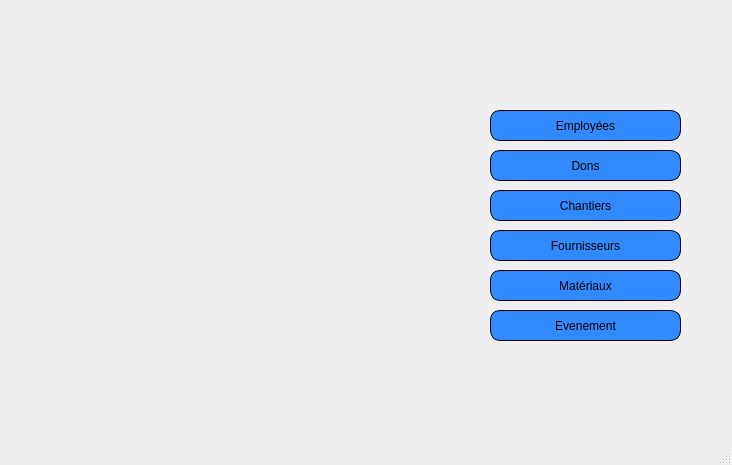
<?xml version="1.0" encoding="UTF-8"?>
<ui version="4.0">
 <class>MainWindow</class>
 <widget class="QMainWindow" name="MainWindow">
  <property name="geometry">
   <rect>
    <x>0</x>
    <y>0</y>
    <width>732</width>
    <height>465</height>
   </rect>
  </property>
  <property name="windowTitle">
   <string>MainWindow</string>
  </property>
  <widget class="QWidget" name="centralwidget">
   <widget class="QStackedWidget" name="stackedWidget">
    <property name="geometry">
     <rect>
      <x>0</x>
      <y>100</y>
      <width>731</width>
      <height>361</height>
     </rect>
    </property>
    <property name="currentIndex">
     <number>1</number>
    </property>
    <widget class="QWidget" name="page">
     <widget class="QLineEdit" name="utilisateur">
      <property name="geometry">
       <rect>
        <x>520</x>
        <y>110</y>
        <width>141</width>
        <height>51</height>
       </rect>
      </property>
      <property name="styleSheet">
       <string notr="true">  width: 200%;

  margin: 10px 0;

  border-radius: 10px;</string>
      </property>
     </widget>
     <widget class="QLineEdit" name="motdepasse">
      <property name="geometry">
       <rect>
        <x>520</x>
        <y>150</y>
        <width>141</width>
        <height>51</height>
       </rect>
      </property>
      <property name="styleSheet">
       <string notr="true">  width: 200%;

  margin: 10px 0;

  border-radius: 10px;</string>
      </property>
      <property name="echoMode">
       <enum>QLineEdit::Password</enum>
      </property>
     </widget>
     <widget class="QPushButton" name="connection">
      <property name="geometry">
       <rect>
        <x>610</x>
        <y>220</y>
        <width>91</width>
        <height>31</height>
       </rect>
      </property>
      <property name="styleSheet">
       <string notr="true">  background-color: qlineargradient(x1: 0, y1: 0, x2: 0, y2: 1,
                                       stop: 0 #dadbde, stop: 1 #f6f7fa);</string>
      </property>
      <property name="text">
       <string>PushButton</string>
      </property>
     </widget>
     <widget class="QLabel" name="label">
      <property name="geometry">
       <rect>
        <x>0</x>
        <y>0</y>
        <width>731</width>
        <height>321</height>
       </rect>
      </property>
      <property name="text">
       <string/>
      </property>
      <property name="pixmap">
       <pixmap resource="ressources.qrc">:/images/img/Untitled-2.jpg</pixmap>
      </property>
     </widget>
     <widget class="QLabel" name="label_4">
      <property name="geometry">
       <rect>
        <x>530</x>
        <y>0</y>
        <width>121</width>
        <height>111</height>
       </rect>
      </property>
      <property name="text">
       <string/>
      </property>
      <property name="pixmap">
       <pixmap resource="ressources.qrc">:/images/img/eeeeeeee.png</pixmap>
      </property>
     </widget>
     <zorder>label</zorder>
     <zorder>utilisateur</zorder>
     <zorder>motdepasse</zorder>
     <zorder>connection</zorder>
     <zorder>label_4</zorder>
    </widget>
    <widget class="QWidget" name="page_2">
     <widget class="QPushButton" name="gestion_employe">
      <property name="geometry">
       <rect>
        <x>490</x>
        <y>10</y>
        <width>191</width>
        <height>31</height>
       </rect>
      </property>
      <property name="styleSheet">
       <string notr="true">border: 1px solid black;
border-radius: 10px;
padding: 0 8px;
background: #318aff;
font: bold, &quot;Arial&quot;;;
text-align:center;</string>
      </property>
      <property name="text">
       <string>Employées</string>
      </property>
     </widget>
     <widget class="QPushButton" name="gestion_dons">
      <property name="geometry">
       <rect>
        <x>490</x>
        <y>50</y>
        <width>191</width>
        <height>31</height>
       </rect>
      </property>
      <property name="styleSheet">
       <string notr="true">border: 1px solid black;
border-radius: 10px;
padding: 0 8px;
background: #318aff;
font: bold, &quot;Arial&quot;;;
text-align:center;</string>
      </property>
      <property name="text">
       <string>Dons</string>
      </property>
     </widget>
     <widget class="QPushButton" name="pushButton_5">
      <property name="geometry">
       <rect>
        <x>490</x>
        <y>90</y>
        <width>191</width>
        <height>31</height>
       </rect>
      </property>
      <property name="styleSheet">
       <string notr="true">border: 1px solid black;
border-radius: 10px;
padding: 0 8px;
background: #318aff;
font: bold, &quot;Arial&quot;;;
text-align:center;</string>
      </property>
      <property name="text">
       <string>Chantiers</string>
      </property>
     </widget>
     <widget class="QPushButton" name="gestion_fournisseurs">
      <property name="geometry">
       <rect>
        <x>490</x>
        <y>130</y>
        <width>191</width>
        <height>31</height>
       </rect>
      </property>
      <property name="styleSheet">
       <string notr="true">border: 1px solid black;
border-radius: 10px;
padding: 0 8px;
background: #318aff;
font: bold, &quot;Arial&quot;;;
text-align:center;</string>
      </property>
      <property name="text">
       <string>Fournisseurs</string>
      </property>
     </widget>
     <widget class="QPushButton" name="gestion_materiaux">
      <property name="geometry">
       <rect>
        <x>490</x>
        <y>170</y>
        <width>191</width>
        <height>31</height>
       </rect>
      </property>
      <property name="styleSheet">
       <string notr="true">border: 1px solid black;
border-radius: 10px;
padding: 0 8px;
background: #318aff;
font: bold, &quot;Arial&quot;;;
text-align:center;</string>
      </property>
      <property name="text">
       <string>Matériaux</string>
      </property>
     </widget>
     <widget class="QPushButton" name="gestion_evenement">
      <property name="geometry">
       <rect>
        <x>490</x>
        <y>210</y>
        <width>191</width>
        <height>31</height>
       </rect>
      </property>
      <property name="styleSheet">
       <string notr="true">border: 1px solid black;
border-radius: 10px;
padding: 0 8px;
background: #318aff;
font: bold, &quot;Arial&quot;;;
text-align:center;</string>
      </property>
      <property name="text">
       <string>Evenement</string>
      </property>
     </widget>
     <widget class="QLabel" name="label_3">
      <property name="geometry">
       <rect>
        <x>0</x>
        <y>0</y>
        <width>731</width>
        <height>331</height>
       </rect>
      </property>
      <property name="text">
       <string/>
      </property>
      <property name="pixmap">
       <pixmap resource="ressources.qrc">:/images/img/Untitled-2.jpg</pixmap>
      </property>
     </widget>
     <zorder>label_3</zorder>
     <zorder>gestion_employe</zorder>
     <zorder>gestion_dons</zorder>
     <zorder>pushButton_5</zorder>
     <zorder>gestion_fournisseurs</zorder>
     <zorder>gestion_materiaux</zorder>
     <zorder>gestion_evenement</zorder>
    </widget>
   </widget>
   <widget class="QLabel" name="label_2">
    <property name="geometry">
     <rect>
      <x>0</x>
      <y>0</y>
      <width>741</width>
      <height>101</height>
     </rect>
    </property>
    <property name="text">
     <string/>
    </property>
    <property name="pixmap">
     <pixmap resource="ressources.qrc">:/images/img/Untitled-3.jpg</pixmap>
    </property>
   </widget>
  </widget>
  <widget class="QMenuBar" name="menubar">
   <property name="geometry">
    <rect>
     <x>0</x>
     <y>0</y>
     <width>732</width>
     <height>21</height>
    </rect>
   </property>
  </widget>
  <widget class="QStatusBar" name="statusbar"/>
 </widget>
 <resources>
  <include location="ressources.qrc"/>
 </resources>
 <connections/>
</ui>
